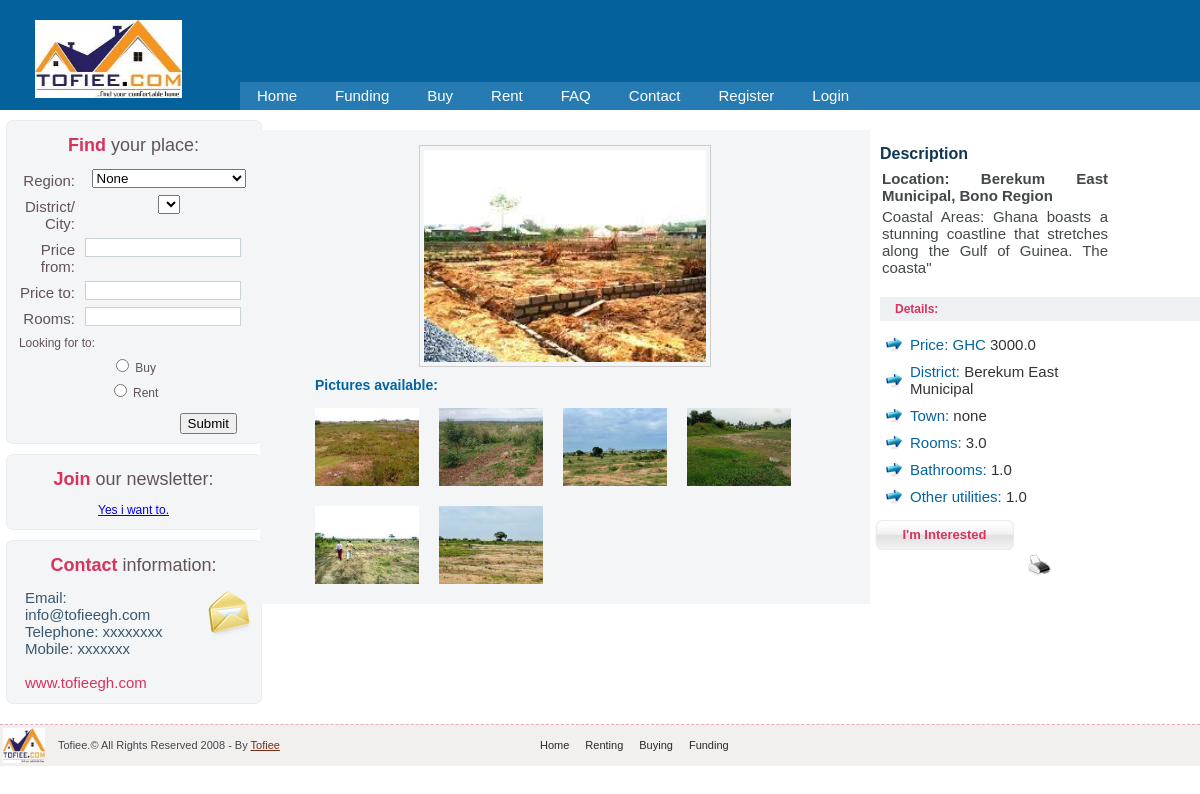
/48373eb7-a2c8-4a37-a83e-a56c73ba33db/, run on the app's committed database.
### tofiee/models.py (models this page shows, shortened)
class Member(models.Model):
  username = models.CharField(max_length=15, default='none')
  price = models.FloatField()
  title = models.CharField(max_length=50)
  region = models.CharField(max_length=25, default='none')
  city = models.CharField(max_length=50, default='none')
  town = models.CharField(max_length=50, default='none')
  description = models.CharField(max_length=1000, blank=True)
  date = models.DateField(default=datetime.now())
  size = models.CharField(max_length=50, default='none', blank=True)
  contact = models.CharField(max_length=10, blank=True)
  dp = models.ImageField(upload_to='images/',default='default.jpg', blank=True)
  pic1 = models.ImageField(upload_to='images/',default='default.jpg', blank=True)
  pic2 = models.ImageField(upload_to='images/',default='default.jpg', blank=True)
  pic3 = models.ImageField(upload_to='images/',default='default.jpg', blank=True)
  pic4 = models.ImageField(upload_to='images/',default='default.jpg', blank=True)
  pic5 = models.ImageField(upload_to='images/',default='default.jpg', blank=True)
  pic6= models.ImageField(upload_to='images/',default='default.jpg', blank=True)
  rooms = models.FloatField(max_length=50)
  bathrooms = models.FloatField(max_length=50)
  utilities = models.CharField(max_length=100)
  category = models.CharField(max_length=100, default='none')
  active = models.CharField(max_length=10, default='0', blank=True)
  slug = models.SlugField(max_length=200, unique=True)
  newsletter = models.CharField(max_length=100, default=0)
  document_a = models.FloatField(max_length=100, default=0)
  document_b = models.FloatField(max_length=100, default=0)
  document_c = models.FloatField(max_length=100, default=0)
  availability_from = models.DateField(max_length=100, default=datetime.now(),  blank=True)
  availability_to = models.DateField(max_length=100, default=datetime.now(), blank=True)

### tofiee/views.py (the view)
# urls.py: path('<slug:slug>/', views.PostDetail.as_view(), name='post_detail'),
class PostDetail(generic.DetailView):
    model = Member
    template_name = 'details.html'

### tofiee/templates/details.html (shortened to what this page needs)
{% extends "base.html" %}
{% block content %}
{% load static %}
<div class="column4">
  </div>
  <div class="column2" style="background-color:#f3f5f6; margin-left:5px;">
    <div class="big_pic"><img src="{{ object.dp.url }}" onclick="expandImage(this)" width="282" height="212" alt="" class="img_big_pic" /></div>
    <div class="pictures_thumbs">
      <h3>Pictures available:</h3>
      <a href="#"><img src="{{ object.pic1.url }}" onclick="expandImage(this)" width="104" height="78" border="0" alt="" class="img_thumb" /></a> <a href="#"><img src="{{ object.pic2.url }}" onclick="expandImage(this)" width="104" height="78" border="0" alt="" class="img_thumb" /></a> <a href="#"><img src="{{ object.pic3.url }}" onclick="expandImage(this)" width="104" height="78" border="0" alt="" class="img_thumb" /></a> <a href="#"><img src="{{ object.pic4.url }}" onclick="expandImage(this)" width="104" height="78" border="0" alt="" class="img_thumb" /></a> <a href="#"><img src="{{ object.pic5.url }}" onclick="expandImage(this)" width="104" height="78" border="0" alt="" class="img_thumb" /></a> <a href="#"><img src="{{ object.pic6.url }}" onclick="expandImage(this)" width="104" height="78" border="0" alt="" class="img_thumb" /></a> </div>
  </div>
  <div class="column3">
    <div class="main_text_box">
      <h1>Description</h1>
      <p><b>Location: {{ object.city }}, {{ object.region }} Region </b></p>
      <p>{{ object.description }}&quot;</p>
                <br />
    </div>
    <div class="title2">Details:</div>
    <div class="details_list">
      <ul>
        <li><span>Price: GHC</span> {{ object.price }} </li>
        <li><span>District:</span> {{ object.city }} </li>
        <li><span>Town:</span> {{ object.town }} </li>
        <li><span>Rooms:</span> {{ object.rooms }}</li>
        <li><span>Bathrooms:</span> {{ object.bathrooms }}</li>
        <li><span>Other utilities:</span> {{ object.bathrooms }}</li>
      </ul>
    </div>
    <div style="float:left;">
      <div class="button"><a href="#">I'm Interested</a></div>
    </div>
    <div style="float:left; padding-left:150px;"><a href="#"><img src="{% static 'images/print.gif' %}" width="28" height="28" border="0" alt="print this offer" title="print this offer" /></a> </div>
  </div>
{% endblock %}

### static/astyle.css (style rules this page uses)
body { background-color:#fff; padding:0; font-family: Arial, Helvetica, sans-serif; margin:0px auto auto auto; color:#424849; font-size:12px; }
h1 { font-size:16px; font-weight:bold; color:#0f3753; width: auto; padding:0px 0 5px 0; margin: auto; text-decoration:none; }
h3 { font-size:14px; font-weight:bold; color:#0464a1; width: auto; padding:5px 0 5px 10px; margin: auto; text-decoration:none; }
p { font-size:15px; text-align:justify; padding:2px; margin:0px; }
img.img_thumb { float:left; padding:10px; }
img.img_big_pic { padding:4px; border:1px #CCCCCC solid; }
.column2 { width:50%; float:left; margin:0px; padding:10px 5px 10px 5px; }
.column3 { width:20%; float:left; margin:0px; padding:10px 10px 10px 5px; }
.column4 { width:70%; float:left; margin:0px; padding:10px 0px 10px 5px; }
.main_text_box { padding:5px; }
.title2 { background-color:#eef1f3; text-align:left; width:300px; padding:5px 5px 5px 15px; color:#d8325d; font-weight:bold; margin-left:5px; }
.details_list { padding:10px; }
.details_list ul { text-decoration:none; list-style:none; margin:0px; padding:0px; }
.details_list ul li { padding:5px 5px 5px 25px; background:url(static/images/bullet.gif) no-repeat left; color:#333333; font-size: 15px; }
.details_list ul li span { color:#0464a1; }
.button { width:139px; height:30px; background:url(static/images/blank_button.gif) no-repeat center; text-align:center; line-height:30px; font-weight:bold; font-size:13px; }
.button a { text-decoration:none; color:#d8325d; }
.big_pic { width:100%; text-align:center; padding:5px 0 5px 0; }
.pictures_thumbs { width:100%; padding-left:40px; }

### data on the page
Member: dp (picture), pic1 (picture), pic2 (picture), pic3 (picture), pic4 (picture), pic5 (picture), pic6 (picture), city "Berekum East Municipal", region "Bono", description "Coastal Areas: Ghana boasts a stunning coastline that stretches along the Gulf of Guinea. The coasta", price "3000.0", town "none", rooms "3.0", bathrooms "1.0"
